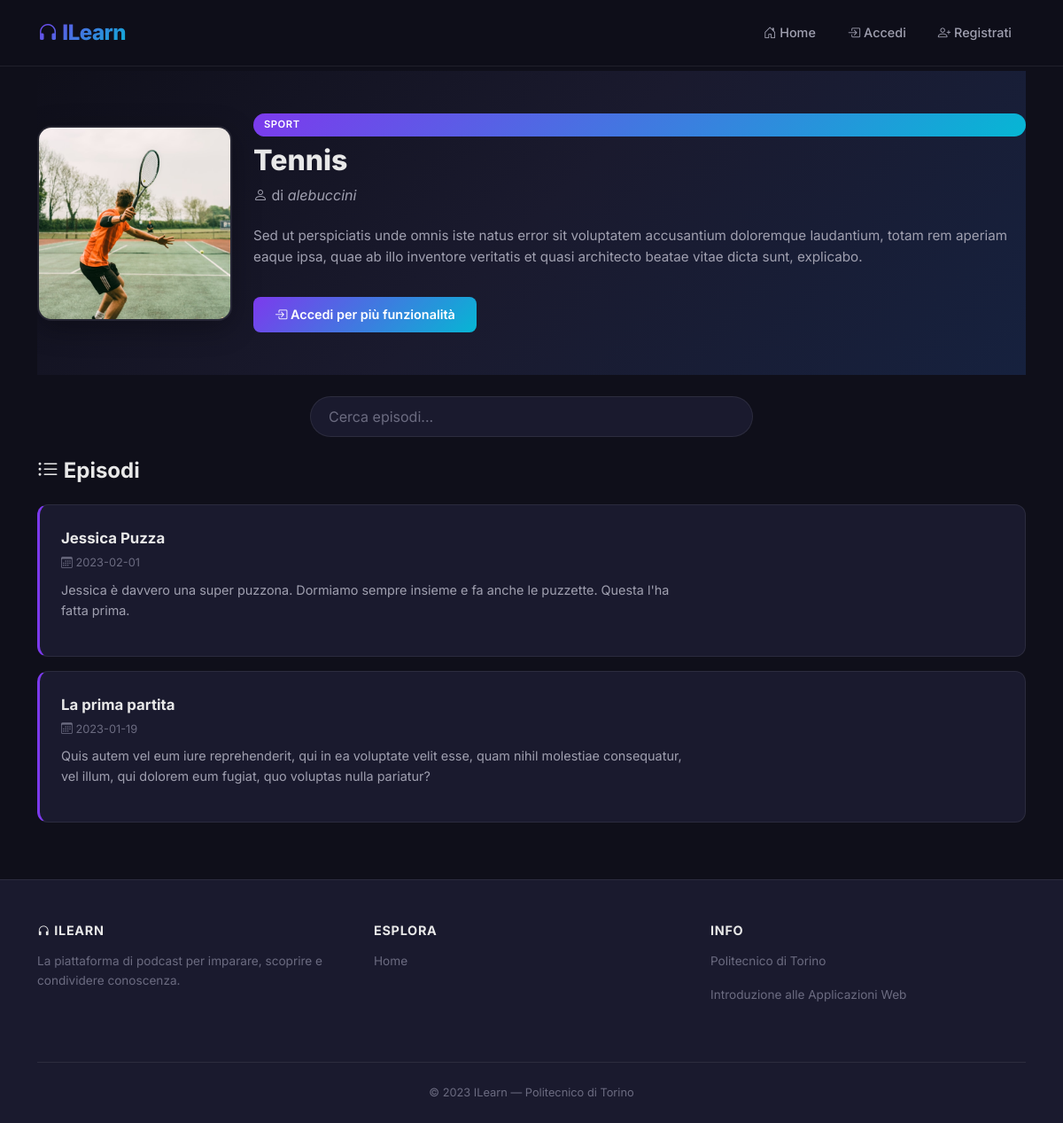
Page /podcast/1 on the earlier database version.
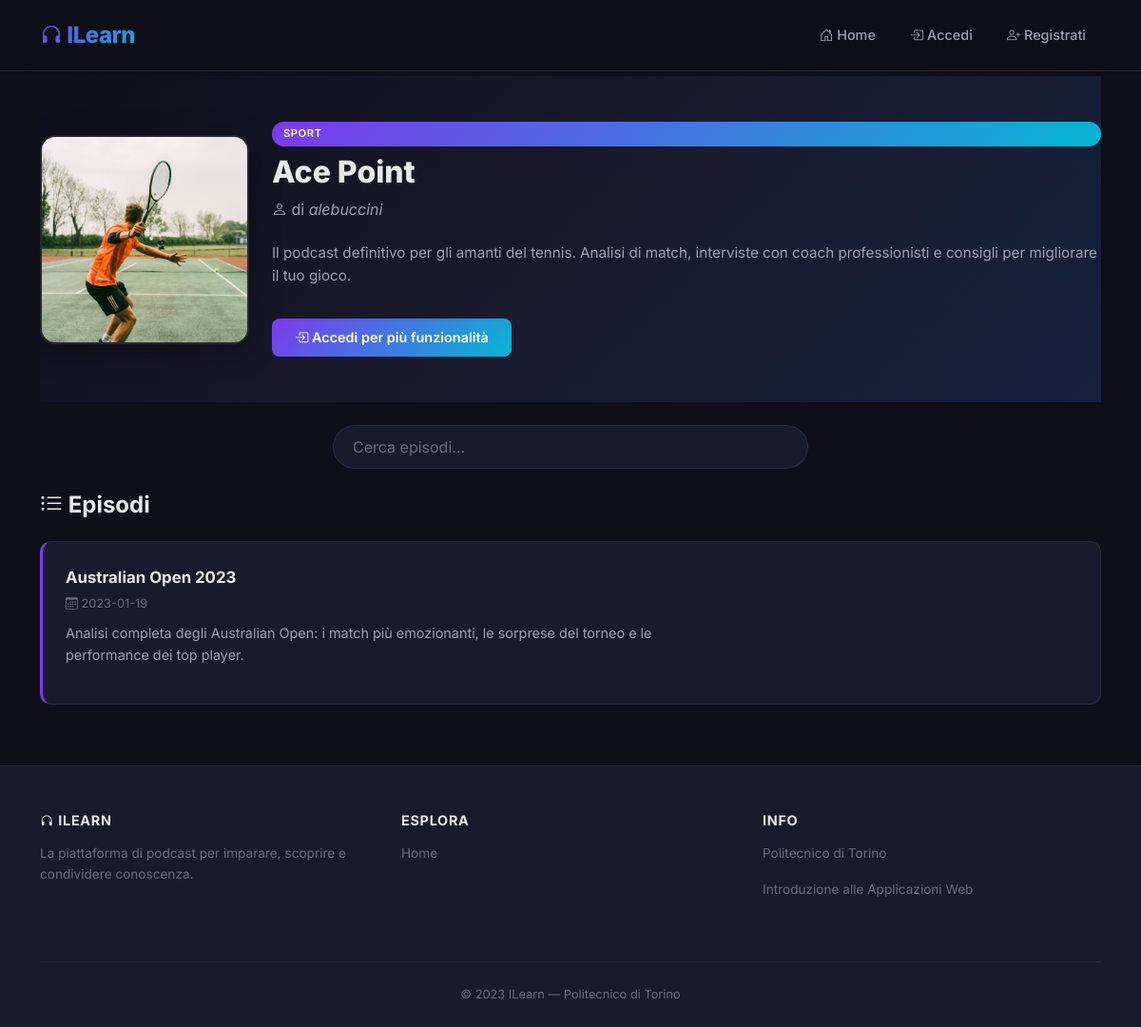
Same page on the later database version.
### tables this page shows
CREATE TABLE "PODCAST" (
	"podcast_id"	INTEGER NOT NULL,
	"Titolo"	TEXT NOT NULL,
	"Descrizione"	TEXT NOT NULL,
	"Categoria"	TEXT NOT NULL,
	"utente_id"	INTEGER NOT NULL,
	"Estensione"	TEXT NOT NULL,
	PRIMARY KEY("podcast_id" AUTOINCREMENT),
	FOREIGN KEY("utente_id") REFERENCES "UTENTI"("ID") ON DELETE CASCADE
);

CREATE TABLE "EPISODI" (
	"episodio_id"	INTEGER NOT NULL,
	"podcast_id"	INTEGER NOT NULL,
	"Titolo"	TEXT NOT NULL,
	"Descrizione"	TEXT NOT NULL,
	"DataCreazione"	TEXT NOT NULL,
	"Estensione"	TEXT NOT NULL,
	PRIMARY KEY("episodio_id" AUTOINCREMENT),
	FOREIGN KEY("podcast_id") REFERENCES "PODCAST"("podcast_id") ON DELETE CASCADE
);

### app.py (the view)
@app.route('/podcast/<int:podcast_id>')
def podcast(podcast_id):
    podcast = db_interaction.get_podcast_by_id(podcast_id)
    episodi = db_interaction.get_episodi_by_podcast_id(podcast_id)
    if current_user.is_authenticated:
        userid = current_user.get_id()
        user = db_interaction.get_user_by_id(userid)
        podcast_seguiti = db_interaction.get_podcast_seguiti(userid)
        id_podcast_seguiti = db_interaction.get_id_podcast_seguiti(userid)
        isactive = True
        return render_template('podcast.html', podcast=podcast, episodi=episodi, user=user, isactive=isactive, podcast_seguiti=podcast_seguiti, id_podcast_seguiti=id_podcast_seguiti)
    else:
        isactive = False
        return render_template('podcast.html', podcast=podcast, isactive=isactive, episodi=episodi)

### db_interaction.py (called while the page is built)
def get_podcast_by_id(podcast_id):
    conn = sqlite3.connect('db/podcast.db')
    conn.row_factory = sqlite3.Row
    cursor = conn.cursor()
    sql = 'SELECT * FROM PODCAST, UTENTI WHERE PODCAST.utente_id = UTENTI.ID AND podcast_id = ?'
    cursor.execute(sql, (podcast_id,))
    podcast = cursor.fetchone()
    cursor.close()
    conn.close()
    return podcast

def get_episodi_by_podcast_id(podcast_id):
    conn = sqlite3.connect('db/podcast.db')
    conn.row_factory = sqlite3.Row
    cursor = conn.cursor()
    sql = 'SELECT * FROM EPISODI WHERE podcast_id = ? ORDER BY DataCreazione DESC'
    cursor.execute(sql, (podcast_id,))
    episodi = cursor.fetchall()
    cursor.close()
    conn.close()
    return episodi

### templates/podcast.html (shortened to what this page needs)
{% extends "base.html" %}
{% block content %}
<div class="podcast-hero" data-aos="fade-in">
    <div class="podcast-hero-content">
        <div class="row align-items-center g-4">
            <div class="col-md-auto text-center">
                <img class="podcast-hero-img"
                     src="{{ url_for('static', filename='podcast' + podcast.podcast_id|string + podcast.Estensione) }}"
                     alt="Immagine del podcast {{ podcast.Titolo }}">
            </div>
            <div class="col-md podcast-hero-info">
                <span class="badge-category mb-2">{{ podcast.categoria }}</span>
                <h1>{{ podcast.Titolo }}</h1>
                <p class="podcast-author"><i class="bi bi-person"></i> di <em>{{ podcast.username }}</em></p>
                <p class="podcast-description">{{ podcast.Descrizione }}</p>
                <div class="d-flex flex-wrap gap-2 mt-3">
                    {% if isactive %}
                        {% if user.Tipo == 1 and podcast.utente_id == user.ID %}
                        <a href="{{ url_for('nuovoEpisodio', podcast_id=podcast.podcast_id) }}" class="btn btn-gradient">
                            <i class="bi bi-plus-lg"></i> Nuovo episodio
                        </a>
                        <a href="{{ url_for('modificaPodcast', podcast_id=podcast.podcast_id) }}" class="btn btn-glass">
                            <i class="bi bi-pencil"></i> Modifica
                        </a>
                        <a href="{{ url_for('cancellaPodcast', podcast_id=podcast.podcast_id) }}" class="btn btn-glass" style="border-color: #ef4444; color: #ef4444;">
                            <i class="bi bi-trash"></i> Elimina
                        </a>
                        {% endif %}
                        {% if user.ID != podcast.utente_id %}
                            {% if podcast.podcast_id in id_podcast_seguiti %}
                            <a href="{{ url_for('unfollow_podcast', podcast_id=podcast.podcast_id) }}" class="btn btn-glass">
                                <i class="bi bi-heart-fill" style="color: #ef4444;"></i> Non seguire più
                            </a>
                            {% else %}
                            <a href="{{ url_for('follow_podcast', podcast_id=podcast.podcast_id) }}" class="btn btn-gradient">
                                <i class="bi bi-heart"></i> Segui
                            </a>
                            {% endif %}
                        {% endif %}
                    {% else %}
                    <a href="{{ url_for('login') }}" class="btn btn-gradient">
                        <i class="bi bi-box-arrow-in-right"></i> Accedi per più funzionalità
                    </a>
                    {% endif %}
                </div>
            </div>
        </div>
    </div>
</div>
<div class="searchbar-wrapper" data-aos="fade-up">
    <input class="form-control" type="text" placeholder="Cerca episodi..." aria-label="Cerca" id="searchbar">
</div>
{% if episodi %}
<h5 class="section-heading" data-aos="fade-up"><i class="bi bi-list-ul"></i> Episodi</h5>
<div id="episodi-list">
    {% for episodio in episodi %}
    <div class="episode-item" data-aos="fade-left" data-aos-delay="{{ loop.index0 * 80 }}">
        <div class="row align-items-start">
            <div class="col-md-8">
                <div class="episode-title">
                    <a href="{{ url_for('singoloEpisodio', episodio_id=episodio.episodio_id) }}">
                        {{ episodio.Titolo }}
                    </a>
                </div>
                <div class="episode-date"><i class="bi bi-calendar3"></i> {{ episodio.DataCreazione }}</div>
                <p class="episode-desc">{{ episodio.Descrizione }}</p>
            </div>
        </div>
    </div>
    {% endfor %}
</div>
{% else %}
<div class="text-center py-4" data-aos="fade-up">
    <p style="color: var(--text-secondary);">Non sono presenti episodi.</p>
</div>
{% endif %}
<div class="pb-5"></div>
{% endblock %}

Differences in the rows shown:
removed EPISODI: Titolo "Jessica Puzza", DataCreazione "2023-02-01", Descrizione "Jessica è davvero una super puzzona. Dormiamo sempre insieme e fa anche le puzzette. Questa l'ha fatta prima."
changed PODCAST "SPORT": Titolo "Tennis" → "Ace Point"; Descrizione "Sed ut perspiciatis unde omnis iste natus error sit voluptatem accusantium doloremque laudantium, totam rem aperiam eaque ipsa, quae ab illo inventore veritatis et quasi architecto beatae vitae dicta sunt, explicabo." → "Il podcast definitivo per gli amanti del tennis. Analisi di match, interviste con coach professionisti e consigli per migliorare il tuo gioco."
changed EPISODI: Titolo "La prima partita" → "Australian Open 2023"; Descrizione "Quis autem vel eum iure reprehenderit, qui in ea voluptate velit esse, quam nihil molestiae consequatur, vel illum, qui dolorem eum fugiat, quo voluptas nulla pariatur?" → "Analisi completa degli Australian Open: i match più emozionanti, le sorprese del torneo e le performance dei top player."
